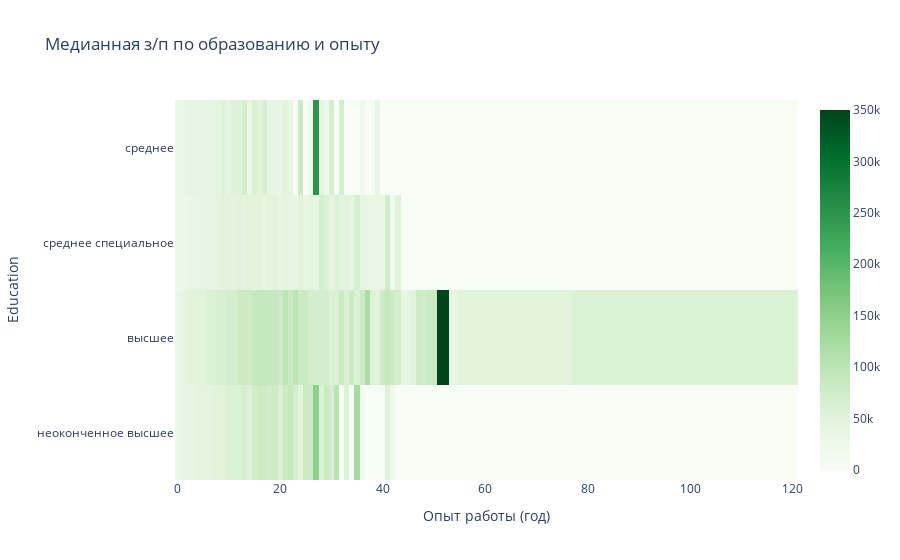

The cell this chart's notebook holds for it:
### Markdown cell above
**Дополнительные баллы**

Для получения 2 дополнительных баллов по разведывательному анализу постройте еще два любых содержательных графика или диаграммы, которые помогут проиллюстрировать влияние признаков/взаимосвязь между признаками/распределения признаков. Приведите выводы по ним. Желательно, чтобы в анализе участвовали признаки, которые мы создавали ранее в разделе "Преобразование данных".

### Code cell
extra_data = hh_data_copy.copy()
extra_data['Опыт работы (год)'] = round(extra_data['Experience_months']/12)

pivot = extra_data.pivot_table(
    index='Education',
    columns='Опыт работы (год)',
    values='ЗП (руб)',
    aggfunc='median',
    fill_value=0
)
fig = px.imshow(
    pivot,
    aspect='auto',
    color_continuous_scale='greens',
    title='Медианная з/п по образованию и опыту'
)
fig.show()

### Figure 1 — Plotly figure (JSON) as saved in the notebook; plotly's stock layout.template omitted (floating-point values rounded to 4 significant figures; data arrays with more than 128 entries replaced by an {"elided": "..."} marker saying what was removed)
{"data": [{"coloraxis": "coloraxis", "hovertemplate": "Опыт работы (год): %{x}<br>Education: %{y}<br>color: %{z}<extra></extra>", "name": "0", "type": "heatmap", "x": [0, 1, 2, 3, 4, 5, 6, 7, 8, 9, 10, 11, 12, 13, 14, 15, 16, 17, 18, 19, 20, 21, 22, 23, 24, 25, 26, 27, 28, 29, 30, 31, 32, 33, 34, 35, 36, 37, 38, 39, 40, 41, 42, 43, 44, 45, 46, 47, 48, 49, 52, 54, 55, 99], "xaxis": "x", "y": ["cреднее", "cреднее специальное", "высшее", "неоконченное высшее"], "yaxis": "y", "z": {"elided": "4x54 float values"}}], "layout": {"coloraxis": {"colorscale": [[0, "rgb(247,252,245)"], [0.125, "rgb(229,245,224)"], [0.25, "rgb(199,233,192)"], [0.375, "rgb(161,217,155)"], [0.5, "rgb(116,196,118)"], [0.625, "rgb(65,171,93)"], [0.75, "rgb(35,139,69)"], [0.875, "rgb(0,109,44)"], [1, "rgb(0,68,27)"]]}, "title": {"text": "Медианная з/п по образованию и опыту"}, "xaxis": {"anchor": "y", "domain": [0, 1], "title": {"text": "Опыт работы (год)"}}, "yaxis": {"anchor": "x", "autorange": "reversed", "domain": [0, 1], "title": {"text": "Education"}}}}
